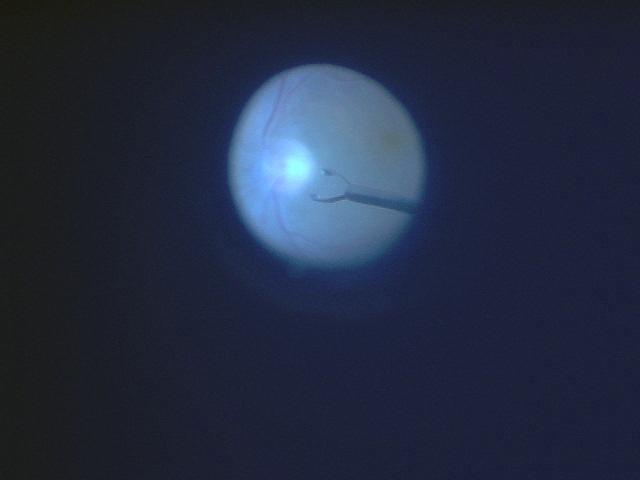
#> input picture project_data/a/000224.png, 640 x 480 px; its folder holds 4 pictures in this run; the run also reads 1 picture not shown here
$ python ncc_video.py
#> lines starting #> are read from the running program, lines starting #| are printed output that depends on the picture
#!/usr/bin/env python3

# INTRODUCTION TO SIGNAL AND IMAGE PROCESSING 2018 - GROUP PROJECT

# TRACKING SURGICAL INSTRUMENTS USING NCC

# Shushan Toneyan, Madleina Caduff, Judith Bergadà Pijuan
'''
In lines 42-43, it can be specified whether a text file should be written and/or a
video of the output should be produced (which will be saved in your working directory).
'''

from glob import glob

import cv2  # we use openCV only for making the final video!
import matplotlib.pyplot as plt
import numpy as np
from skimage.color import rgb2gray
from skimage.feature import match_template


def imgsimplify(img, c, window):
    """
    Returns the part of the image
    :param img: array_like; image that we want to cut or simplify
    :param c: tuple; center of the new image
    :param window: odd integer; size of the desired final image.
    :return: array_like; image of size window x window that results from cutting the initial img.
    """
    c_x, c_y = c[0], c[1]
    window_half = (window - 1) // 2
    simple_img = img[c_y - window_half:c_y + window_half + 1,
                     c_x - window_half:c_x + window_half + 1]
    return simple_img


if __name__ == '__main__':

    # Define output:
    whichSet = 'A'
    makeVideo = True
    writeTextFile = True

    if whichSet == 'A':
        files_names = glob("./project_data/a/*.png")
        c_in = (348, 191)
        if writeTextFile:
            output = open('output_a.txt', 'w')
        video_name = "video_a.mp4"
    elif whichSet == 'B':
        files_names = glob("./project_data/b/*.png")
        c_in = (439, 272)
        if writeTextFile:
            output = open('output_b.txt', 'w')
        video_name = "video_b.mp4"
    else:
        print('Set name not defined, try again.')

    files_names.sort()

    # Parameters
    num_imgs = 15
    window_next = 35
    window_template = window_next // 2

    # Initial conditions
    img = rgb2gray(plt.imread(files_names[0]))
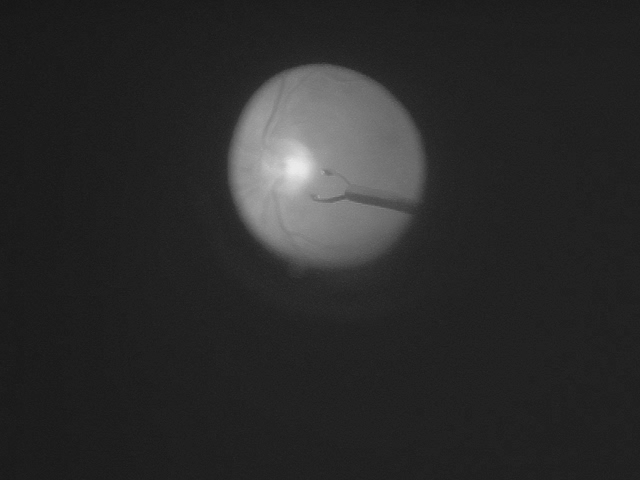
#> img: shape (480, 640) float32; min 0.0865, max 0.922, mean 0.169
    previous_imgs = np.zeros((num_imgs, window_template, window_template))
    previous_imgs[0, :, :] = imgsimplify(img, c_in, window_template)

    # Open a .txt file where the coordinates of the points will be writen
    if writeTextFile:
        output.write("  image_name\t    x-location\t    y-location\n")
        output.write("{}\t\t{}\t\t{}\n".format(files_names[0], c_in[0],
                                               c_in[1]))
        output.flush()

    # Open the video to save the results
    if makeVideo:
        fourcc = cv2.VideoWriter_fourcc(*'MP4V')
        video_writer = cv2.VideoWriter(video_name, fourcc, 5,
                                       (img.shape[1], img.shape[0]))

    # Find the desired pixel in all frames
    for i in range(1, len(files_names)):
        # Take next image of the list and its potential regions to find the point
        img_to_plot = plt.imread(files_names[i])
        img_next = rgb2gray(img_to_plot)  # convert to grayscale
        simple_imgnext = imgsimplify(img_next, c_in, window_next)
#> call 2 of imgsimplify, with c = (348, 191), window = 35
#> in imgsimplify (call 2), `simple_img = img[c_y - window_half:c_y + window_half + 1, c_x - window..`:
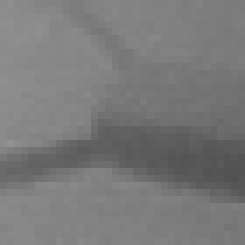
#> simple_img: shape (35, 35) float32 (shown 7 times larger); min 0.317, max 0.57, mean 0.478

        # Compute NCC considering the previous frames as templates
        NCC_max = 0
        for template in previous_imgs[0:min(i, len(previous_imgs))]:
            NCC_obtained = match_template(
                simple_imgnext, template, pad_input=True, mode="edge")
            NCC_obtained_max = np.max(NCC_obtained)
            # Take highest NCC value of all templates
            if NCC_obtained_max > NCC_max:
                NCC_vals = NCC_obtained
                NCC_max = NCC_obtained_max
#> this loop made 1 pass
#> (NCC_obtained_max, NCC_max) on pass 1: (0.962, 0.962)
#> pass 1, `NCC_obtained = match_template( simple_imgnext, template, pad_input=Tru..`:
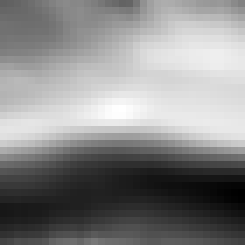
#> NCC_obtained: shape (35, 35) float32 (shown 7 times larger); min -0.681, max 0.962, mean 0.2; drawn with min black and max white
#> after the loop, NCC_max = 0.962

        # Take the coordinates of the pixel with the highest NCC value
        candidate_pixel = np.argmax(NCC_vals)
#> candidate_pixel = 542
        candidate_pixel = np.unravel_index(candidate_pixel, NCC_vals.shape)
#> candidate_pixel = (15, 17)
        h_fin, w_fin = candidate_pixel[0], candidate_pixel[1]
#> h_fin = 15; w_fin = 17

        # Update initial conditions
        c_in = (c_in[0] - (window_next - 1) // 2 + w_fin,
                c_in[1] - (window_next - 1) // 2 + h_fin)
#> c_in = (348, 189)
        previous_imgs[i % num_imgs] = imgsimplify(img_next, c_in,
                                                  window_template)

        # Save new frame in the video
        if makeVideo:
            img_to_plot = (img_to_plot * 255).astype(np.uint8)
            cv2.circle(img_to_plot, c_in, 0, (255, 0, 0), 9)
#> img_to_plot: shape (480, 640, 3); mean R, G, B 34.8, 43.2, 64.6
            video_writer.write(img_to_plot[:, :, ::-1])

        # Save new coordinates in the .txt file
        if writeTextFile:
            output.write("{}\t\t{}\t\t{}\n".format(files_names[i], c_in[0],
                                                   c_in[1]))
            output.flush()
#> pass 2 of the loop `for i in range(1, len(files_names)):`:
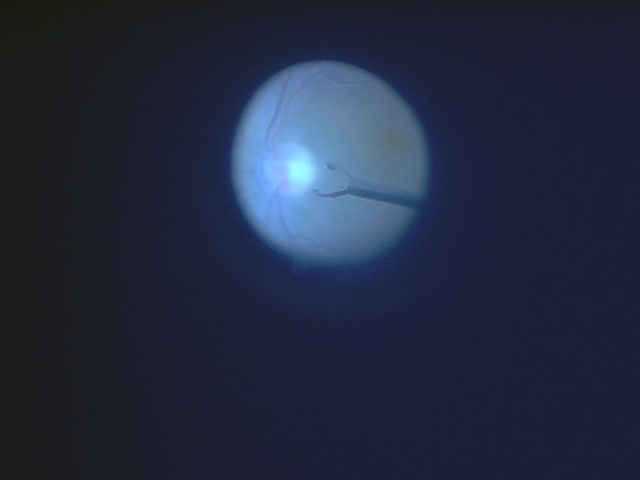
#> input picture project_data/a/000226.png, 640 x 480 px
#> img_to_plot is the input picture: shape (480, 640, 3) float32; mean R, G, B 0.137, 0.169, 0.253
#> `img_next = rgb2gray(img_to_plot)`:
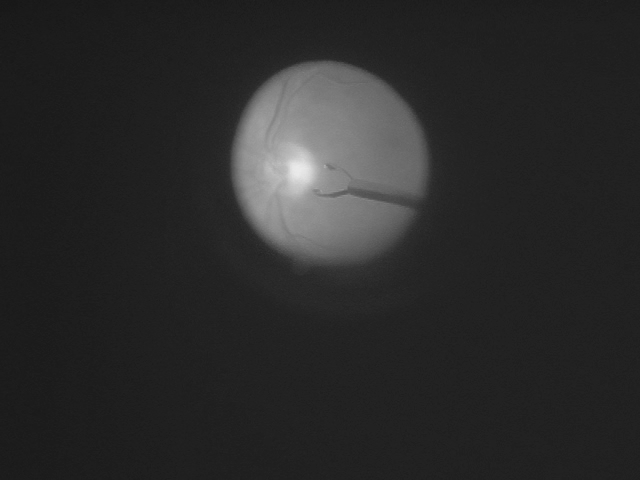
#> img_next: shape (480, 640) float32; min 0.0885, max 0.92, mean 0.169
#> the loop `for template in previous_imgs[0:min(i, len(previous_imgs))]:` made 2 passes
#> (NCC_obtained_max, NCC_max) on passes 1 to 2: (0.977, 0.977), (0.977, 0.977)
#> pass 1, `NCC_obtained = match_template( simple_imgnext, template, pad_input=Tru..`:
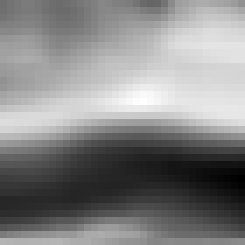
#> NCC_obtained: shape (35, 35) float32 (shown 7 times larger); min -0.648, max 0.977, mean 0.205; drawn with min black and max white
#> after the loop `for template in previous_imgs[0:min(i, len(previous_imgs))]:`: NCC_max = 0.977
#> `candidate_pixel = np.argmax(NCC_vals)`: candidate_pixel = 475
#> `candidate_pixel = np.unravel_index(candidate_pixel, NCC_vals.shape)`: candidate_pixel = (13, 20)
#> h_fin = 13; w_fin = 20
#> c_in = (351, 185)
#> pass 3 of the loop `for i in range(1, len(files_names)):`:
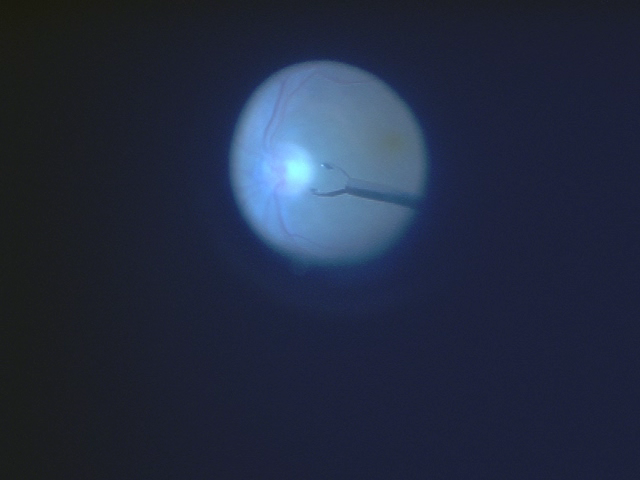
#> input picture project_data/a/000227.png, 640 x 480 px
#> img_to_plot is the input picture: shape (480, 640, 3) float32; mean R, G, B 0.136, 0.169, 0.251
#> `img_next = rgb2gray(img_to_plot)`:
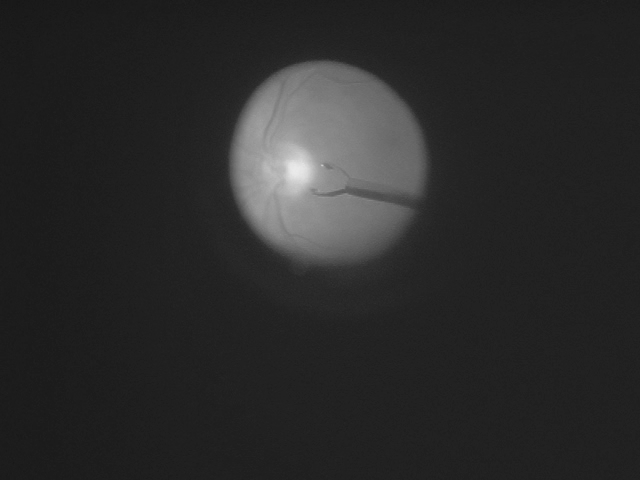
#> img_next: shape (480, 640) float32; min 0.0913, max 0.921, mean 0.168
#> the loop `for template in previous_imgs[0:min(i, len(previous_imgs))]:` made 3 passes
#> (NCC_obtained_max, NCC_max) on pass 1: (0.971, 0.971)
#> pass 3, `NCC_obtained = match_template( simple_imgnext, template, pad_input=Tru..`:
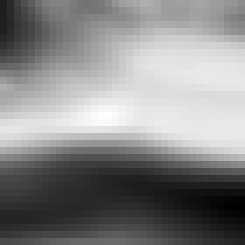
#> NCC_obtained: shape (35, 35) float32 (shown 7 times larger); min -0.671, max 0.97, mean 0.202; drawn with min black and max white
#> after the loop `for template in previous_imgs[0:min(i, len(previous_imgs))]:`: NCC_max = 0.971
#> `candidate_pixel = np.argmax(NCC_vals)`: candidate_pixel = 609
#> `candidate_pixel = np.unravel_index(candidate_pixel, NCC_vals.shape)`: candidate_pixel = (17, 14)
#> h_fin = 17; w_fin = 14
#> c_in = (348, 185)

    if writeTextFile:
        output.close()
    if makeVideo:
        video_writer.release()
